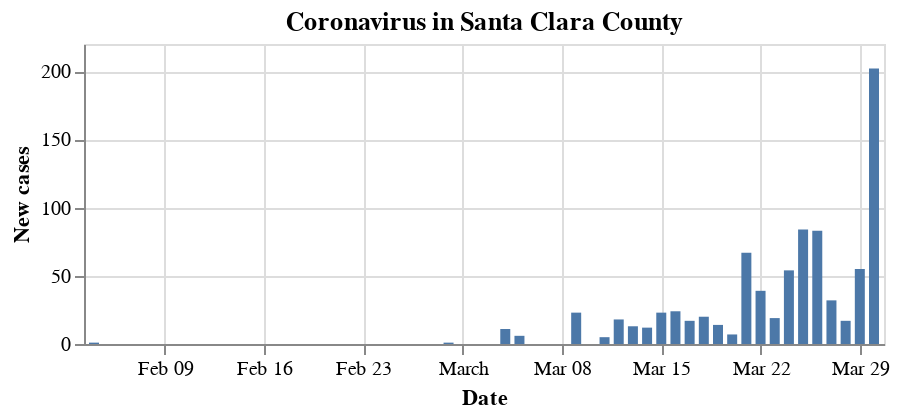

The notebook cell this image was saved under:
### Code cell
alt.Chart(data[['Date', 'New cases']], height=150).mark_bar().encode(
    x='Date',
    y='New cases',
    tooltip=['Date','New cases']
).properties(
    title='Coronavirus in Santa Clara County'
)

### Figure 1 — Vega-Lite specification as saved in the notebook (floating-point values rounded to 4 significant figures)
{"$schema": "https://vega.github.io/schema/vega-lite/v3.4.0.json", "config": {"mark": {"tooltip": null}, "view": {"height": 300, "width": 400}}, "data": {"name": "data-42b1985f81c0388017d91bd8cc18e088"}, "datasets": {"data-42b1985f81c0388017d91bd8cc18e088": [{"Date": "2020-01-31T00:00:00", "New cases": null}, {"Date": "2020-02-04T00:00:00", "New cases": 1}, {"Date": "2020-02-29T00:00:00", "New cases": 1}, {"Date": "2020-03-04T00:00:00", "New cases": 11}, {"Date": "2020-03-05T00:00:00", "New cases": 6}, {"Date": "2020-03-09T00:00:00", "New cases": 23}, {"Date": "2020-03-11T00:00:00", "New cases": 5}, {"Date": "2020-03-12T00:00:00", "New cases": 18}, {"Date": "2020-03-13T00:00:00", "New cases": 13}, {"Date": "2020-03-14T00:00:00", "New cases": 12}, {"Date": "2020-03-15T00:00:00", "New cases": 23}, {"Date": "2020-03-16T00:00:00", "New cases": 24}, {"Date": "2020-03-17T00:00:00", "New cases": 17}, {"Date": "2020-03-18T00:00:00", "New cases": 20}, {"Date": "2020-03-19T00:00:00", "New cases": 14}, {"Date": "2020-03-20T00:00:00", "New cases": 7}, {"Date": "2020-03-21T00:00:00", "New cases": 67}, {"Date": "2020-03-22T00:00:00", "New cases": 39}, {"Date": "2020-03-23T00:00:00", "New cases": 19}, {"Date": "2020-03-24T00:00:00", "New cases": 54}, {"Date": "2020-03-25T00:00:00", "New cases": 84}, {"Date": "2020-03-26T00:00:00", "New cases": 83}, {"Date": "2020-03-27T00:00:00", "New cases": 32}, {"Date": "2020-03-28T00:00:00", "New cases": 17}, {"Date": "2020-03-29T00:00:00", "New cases": 55}, {"Date": "2020-03-30T00:00:00", "New cases": 202}]}, "encoding": {"tooltip": [{"field": "Date", "type": "temporal"}, {"field": "New cases", "type": "quantitative"}], "x": {"field": "Date", "type": "temporal"}, "y": {"field": "New cases", "type": "quantitative"}}, "height": 150, "mark": "bar", "title": "Coronavirus in Santa Clara County"}
